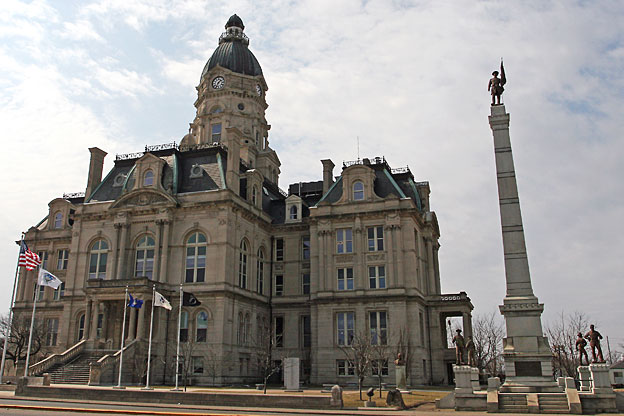
%> input picture 9.jpg, 624 x 416 px
$ octave RoundDetect.m   (GNU Octave 9; MATLAB toolbox functions it lacks are replaced by stand-ins)
%> lines starting %> are read from the running program, lines starting %| are printed output that depends on the picture
clc;clear;close all
img = imread('9.jpg');
%> img is the input picture: size 416x624x3 uint8; mean R, G, B 148.8, 145.7, 142.5
A=rgb2gray(img);
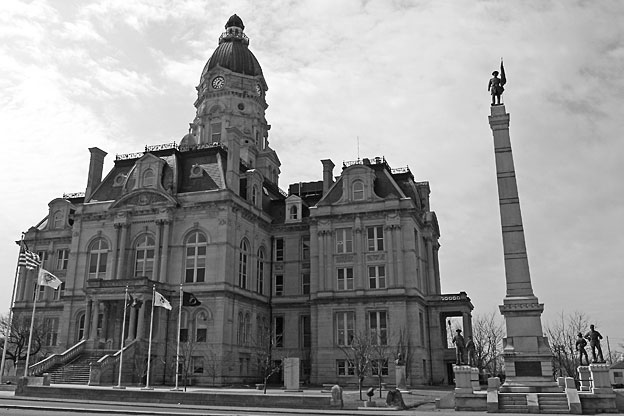
%> A: size 416x624 uint8; min 0, max 255, mean 146.2
imshow(A)
[centers, radii] = imfindcircles(A,[1 30],'ObjectPolarity','bright');
%> centers = 56 rows, first 12: [456.5 367.9; 374.3 161.8; 336 388.1; 337.2 175.1; 86.51 386.9; 218.9 82.63; 499.6 74.72; 214.6 145; 251.4 171.3; 6.93 332.6; 265.2 191.9; 169.9 160.3]; radii = 56 values, max 14.19 at index 43, min 1.06 at index 41, mean 3.48
viscircles(centers, radii);
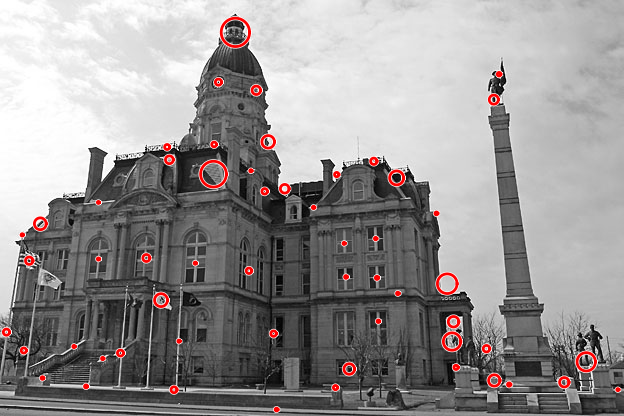
%> figure redrawn from the program's plot data

$ run again, with 1.jpg copied over 9.jpg
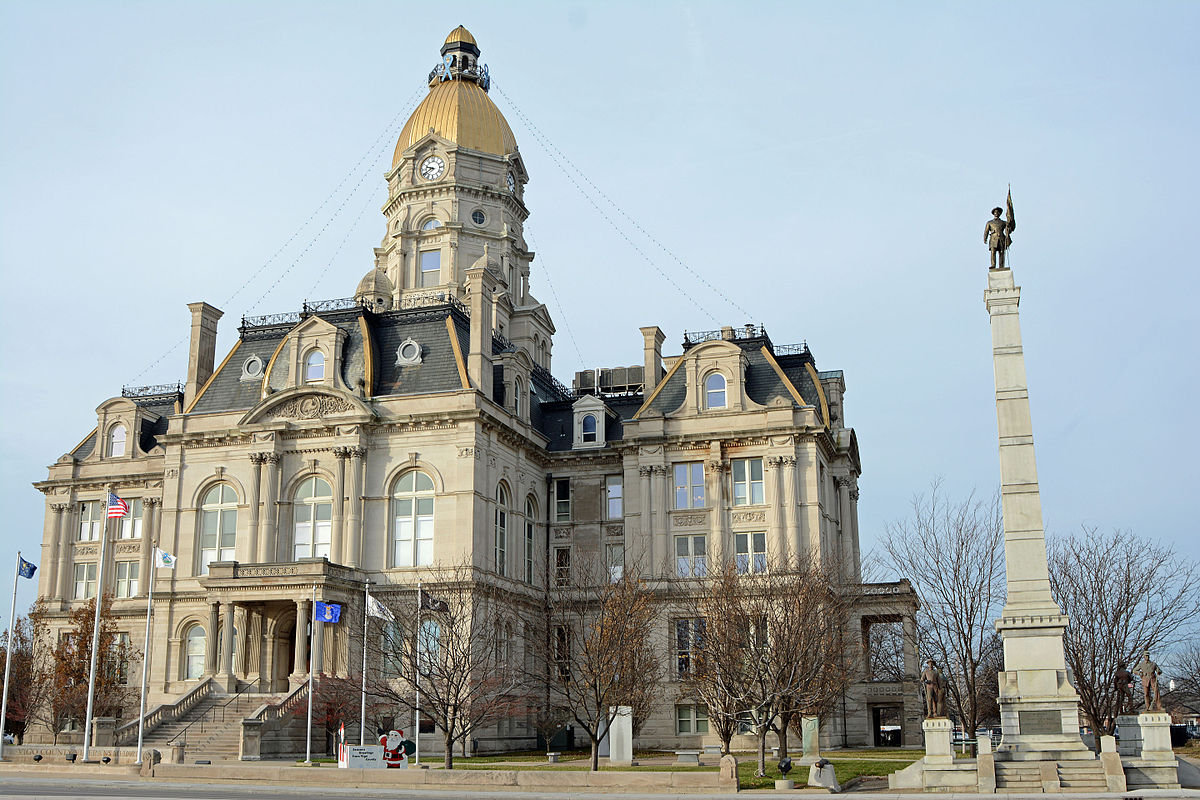
%> input picture 1.jpg, 1200 x 800 px
%> img is the input picture: size 800x1200x3 uint8; mean R, G, B 161.5, 168.7, 168.8
%> `A=rgb2gray(img);`:
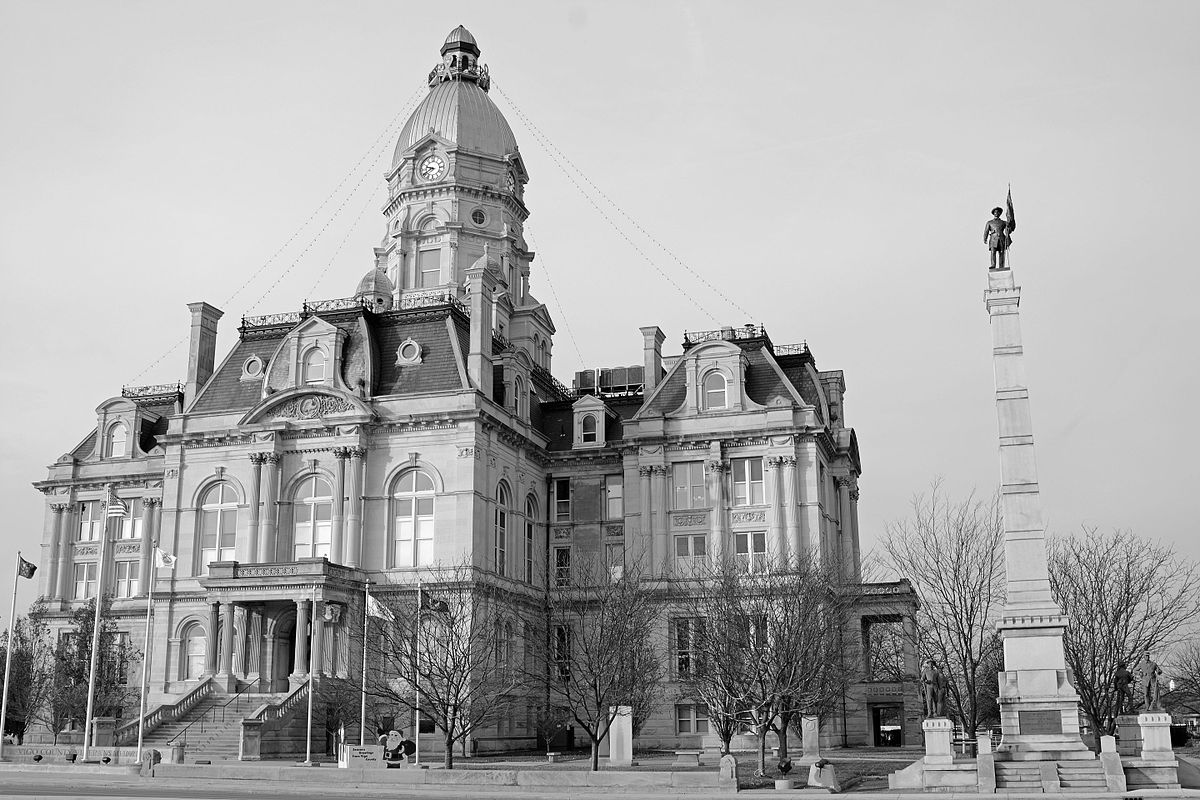
%> A: size 800x1200 uint8; min 0, max 255, mean 166.6
%> centers = 133 rows, first 12: [411.2 352.8; 1006.2 232.8; 255.8 368.5; 389.1 755.9; 1172.3 685.7; 612.9 710.2; 401.5 750.5; 1005.3 217.9; 551.5 756; 265.1 396.3; 1085.9 731.3; 342 732.6]; radii = 133 values, max 29.4 at index 102, min 1.01 at index 73, mean 4.71
%> `viscircles(centers, radii);`:
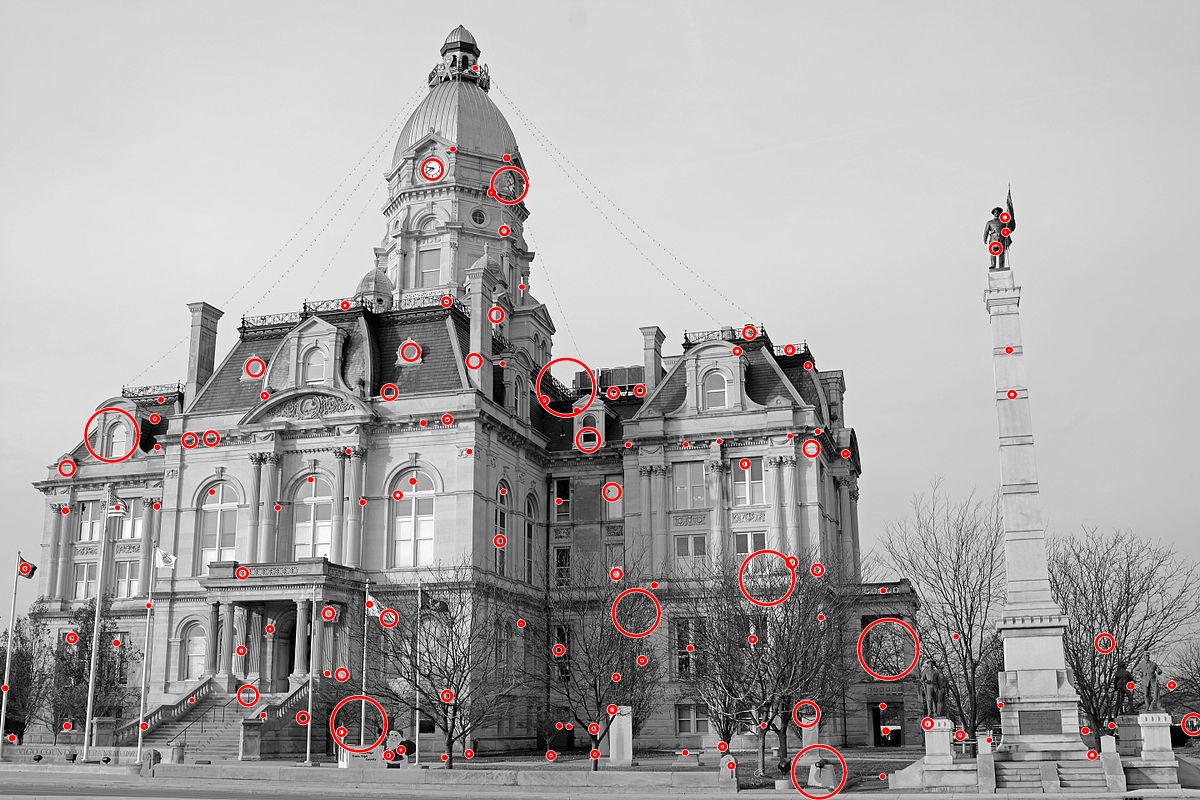
%> figure redrawn from the program's plot data

$ run again, with 8.jpg copied over 9.jpg
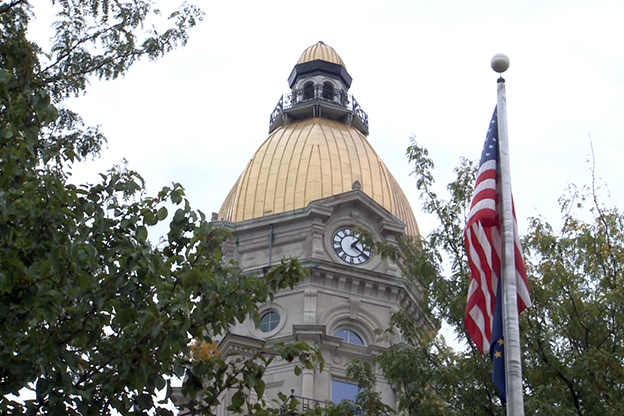
%> input picture 8.jpg, 624 x 416 px
%> img is the input picture: size 416x624x3 uint8; mean R, G, B 149.6, 150.5, 146.2
%> `A=rgb2gray(img);`:
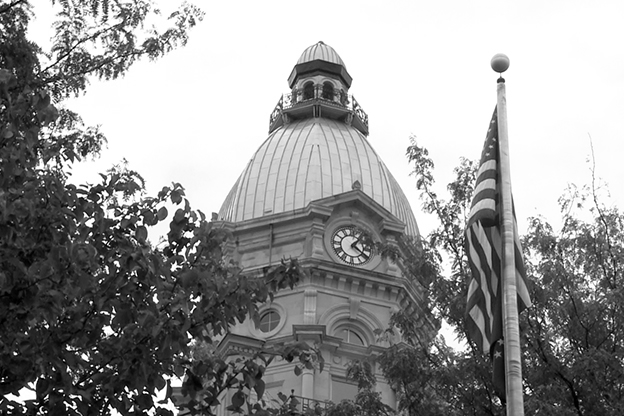
%> A: size 416x624 uint8; min 0, max 255, mean 149.7
%> centers = 151 rows, first 12: [497.6 401.9; 196.2 299; 528.8 391.5; 434.8 350.8; 85.89 357.1; 69.62 348.2; 166.3 377.1; 132.1 409.3; 107.3 330.1; 42.36 411.4; 156.6 299.4; 107.3 270]; radii = 151 values, max 19.3 at index 102, min 1 at index 148, mean 3.98
%> `viscircles(centers, radii);`:
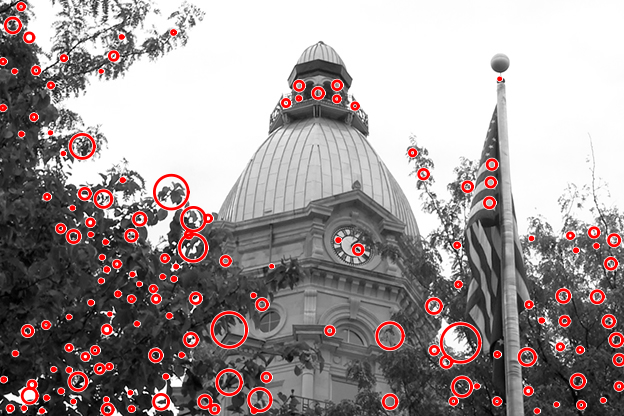
%> figure redrawn from the program's plot data

$ run again, with character.JPG copied over 9.jpg
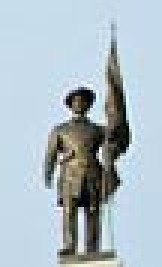
%> input picture character.JPG, 54 x 89 px (shown 3 times larger)
%> img is the input picture: size 89x54x3 uint8; mean R, G, B 173.2, 187.9, 196.5
%> `A=rgb2gray(img);`:
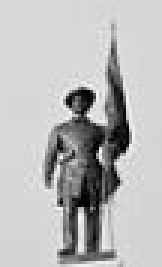
%> A: size 89x54 uint8 (shown 3 times larger); min 0, max 255, mean 184.5
%> centers = [35.31 52.55; 27.39 77.33; 33.69 36.55]; radii = [1.65; 1.46; 3.09]
%> `viscircles(centers, radii);`:
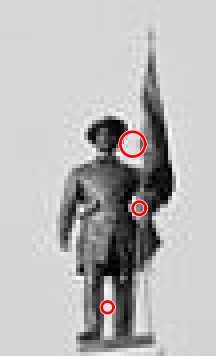
%> figure redrawn from the program's plot data; shown 4 times larger
